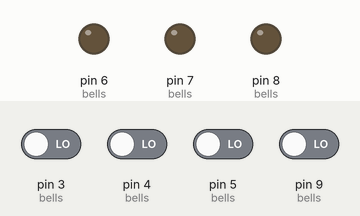
Simulated run of this sketch. Board: Arduino Uno, built with avr-gcc and run on an emulated ATmega328P. Shown: output pins drawn as LEDs (lit = HIGH). The inputs (shaded band) are chosen by the test bench; at power-on: pin 3 (bells), pin 4 (bells), pin 5 (bells), pin 9 (bells) LOW.

Above: at 1.2 s.
1.3 s: pin 3 (bells) driven HIGH
At 1.8 s:
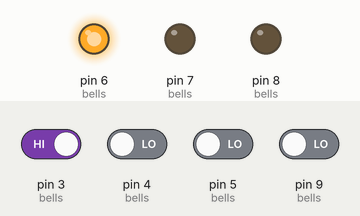
4.3 s: pin 4 (bells) driven HIGH
At 5.1 s:
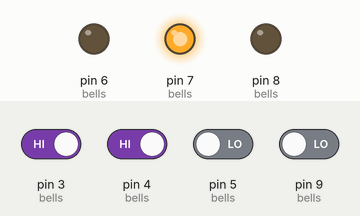
7.3 s: pin 5 (bells) driven HIGH
At 7.6 s:
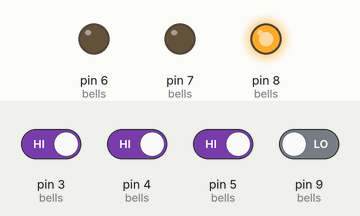
9.8 s: pin 5 (bells) driven LOW
At 11.0 s:
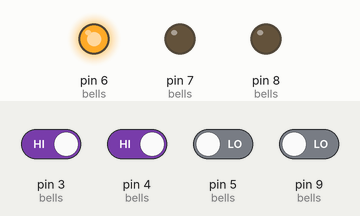
11.8 s: pin 3 (bells) driven LOW
At 12.6 s:
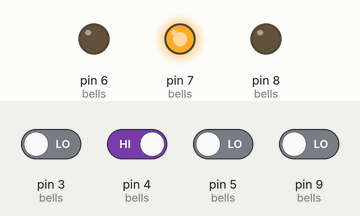
Timing chart, 0 to 14.8 s (numbered marks = the images above; inputs shaded):
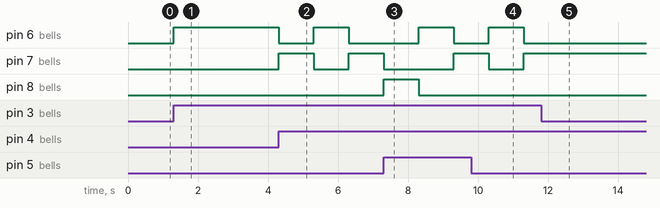

The sketch:

doorbell.ino
```cpp
// buttonPin - int - the pin the appropriate doorbell button is on
// doorbellPin - int - the pin the appropriate doorbell hardware
//                (the box inside the apartment) is on
// lastButtonState - LOW/HIGH - the last state the associated button was in
// lastDebounceTime - long - the last time buttonPin has been in lastButtonState
// dingDong - boolean - once outside of the loops, should we dingDong?
// lightPin - int - the pin that controls blinking of doorbell button lights
//
// Bugs:
//  - This will need to be modified to work with a lighted bell.  Did I mention
//      we accidentally got lighted bells?  That means a slight circuit change,
//      as well as a logic change.
//
// Fixed:
//  - This will ring the bells twice: when someone presses and when they release
//      I have to test a fix for this.

long debounceDelay = 50;    // the debounce time; increase if the output flickers
int heldDownMillis = 1000;    // How long between the "ding" and the "dong"

// bells is a nested array of:
// buttonPin doorbellPin lastButtonState lastDebounceTime dingDong lightPin
int bells[4][6] = {
    { 3, 6, LOW, 0, 0, 10 },  // 0 - First Floor
    { 4, 7, LOW, 0, 0, 11 },  // 1 - Second Floor
    { 5, 8, LOW, 0, 0, 12 },  // 2 - Basement
    { 9, 6, LOW, 0, 0, 13 }  // 3 - Placeholder for "ring all"
};

int numBells = 3;  // number of doorbells.  NOT number of array members.
//  This presumes that you are using a wildcard doorbell.
//  This is also (currently) used as the last array member of bells[4][5]

// --------- setup/loop ----------

void setup() {
  int i;

  // Handles 0..2 inputs/outputs
  for (i=0; i<numBells; i++) {
          pinMode(bells[i][0],INPUT);
          pinMode(bells[i][1],OUTPUT);
          pinMode(bells[i][6],OUTPUT);
  }

  // handles "ring all" input pin
  pinMode(bells[numBells][0],INPUT);
  pinMode(bells[numBells][6],OUTPUT);
}

void loop() {
  // Handles first 3 doorbells
  for (int j=0; j<numBells; j++) {
      BellLoop(j);

      if ((bells[j][4] = 1) && (bells[j][2] == HIGH)) {
        // This will only occur when state has
        // just changed to high
        bells[j][4] = DingDong(j);
      }
  }

  // Handles the wildcard doorbell
  // This is horrible because I use
  // numBells to assume last array member.
  // But this is great because of that.
  // THANKS NICK!
  BellLoop(numBells);

  if ((bells[numBells][4] = 1) && (bells[4][2] == HIGH)) {
    // This will only occur when state has
    // just changed to high
    for (int l=0; l<numBells; l++) {
      bells[3][4] = DingDong(l);
    }
  }

}

// -------- functions ----------

void BellLoop (int k) {
  // BellLoop takes bells array member id
  // We do /not/ ring the bells in this function, as that is handled
  // on a per-inputpin basis.
  int buttonPin = bells[k][0];          // button in on this pin
  int lastButtonState = bells[k][2];    // Will be HIGH or LOW
  long lastDebounceTime = bells[k][3];  // see above for why this is a long

  // read the state of the switch into a local variable:
  int reading = digitalRead(buttonPin);

  // If the switch changed, due to noise or pressing:
  if (reading != lastButtonState) {
     // reset the debouncing timer
     bells[k][3] = millis();
  }

  if ((millis() - lastDebounceTime) > debounceDelay) {
     // whatever the reading is at, it's been there for longer
     // than the debounce delay, so take it as the actual current state:
     bells[k][4] = 1;
  }

  // save the reading.  Next time through the loop,
  // it'll be the lastButtonState:
  bells[k][2] = reading;
}

int DingDong (int bellsArrayMember) {
      // This is really bad but it works for what it needs to do
      // First I set up the pins....
      int pin = bells[bellsArrayMember][1];        // This pin is what to cause noise through
      int BlinkPin = bells[bellsArrayMember][1];   // This pin modifies lighting status of the doorbell

      // I am not using ding() and dong() for
      // just what they were intended for.
      // This is disgusting and will be changed
      // in a future revision.
      dong(BlinkPin);       // Here, we turn off the light on the doorbell button
      ding(pin);            // Then we ding the doorbell
      delay(heldDownMillis);
      ding(BlinkPin);       // Then we turn the light on on the doorbell button
      dong(pin);            // Then we dong the doorbell

      return 0;
}

void ding (int pin) {
  // Think of this function as "onButtonPress"
   digitalWrite(pin, HIGH);
}

void dong (int pin) {
  // Think of this function as "onButtonRelease"
   digitalWrite(pin, LOW);
}
```

Measured:
- after the input at 1.3 s, pin 6 (bells): LOW → HIGH at once
- after the input at 4.3 s, pin 6 (bells): HIGH → LOW at once, → HIGH 1.0 s later, → LOW 1.0 s later; pin 7 (bells): LOW → HIGH at once, → LOW 1.0 s later, → HIGH 1.0 s later
- after the input at 7.3 s, pin 8 (bells): LOW → HIGH at once, → LOW 1.0 s later
- after the input at 9.8 s, pin 6 (bells): LOW → HIGH after 0.50 s instead of 1.5 s; pin 8 (bells): stays LOW (without the input it goes to HIGH after 0.50 s)
- after the input at 11.8 s, pin 6 (bells): stops changing and stays LOW; pin 7 (bells): stops changing and stays HIGH
